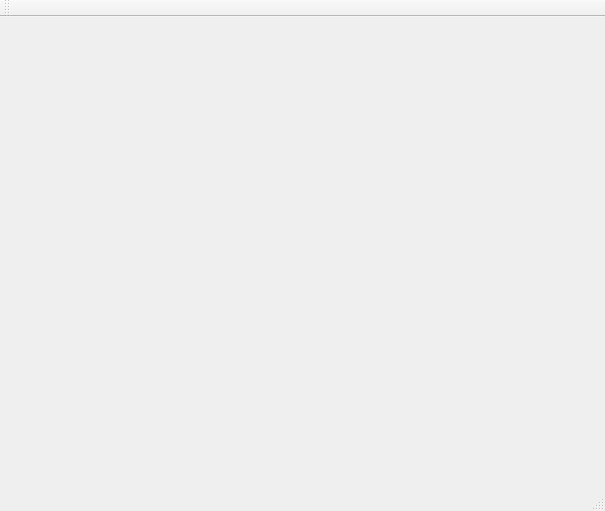
<?xml version="1.0" encoding="UTF-8"?>
<ui version="4.0">
 <class>MainWindow</class>
 <widget class="QMainWindow" name="MainWindow">
  <property name="geometry">
   <rect>
    <x>0</x>
    <y>0</y>
    <width>605</width>
    <height>511</height>
   </rect>
  </property>
  <property name="windowTitle">
   <string>MainWindow</string>
  </property>
  <widget class="QWidget" name="centralWidget">
   <widget class="QWidget" name="layoutWidget">
    <property name="geometry">
     <rect>
      <x>10</x>
      <y>430</y>
      <width>233</width>
      <height>25</height>
     </rect>
    </property>
    <layout class="QHBoxLayout" name="horizontalLayout"/>
   </widget>
  </widget>
  <widget class="QMenuBar" name="menuBar">
   <property name="geometry">
    <rect>
     <x>0</x>
     <y>0</y>
     <width>605</width>
     <height>21</height>
    </rect>
   </property>
  </widget>
  <widget class="QToolBar" name="mainToolBar">
   <attribute name="toolBarArea">
    <enum>TopToolBarArea</enum>
   </attribute>
   <attribute name="toolBarBreak">
    <bool>false</bool>
   </attribute>
  </widget>
  <widget class="QStatusBar" name="statusBar"/>
 </widget>
 <layoutdefault spacing="6" margin="11"/>
 <resources/>
 <connections/>
</ui>
